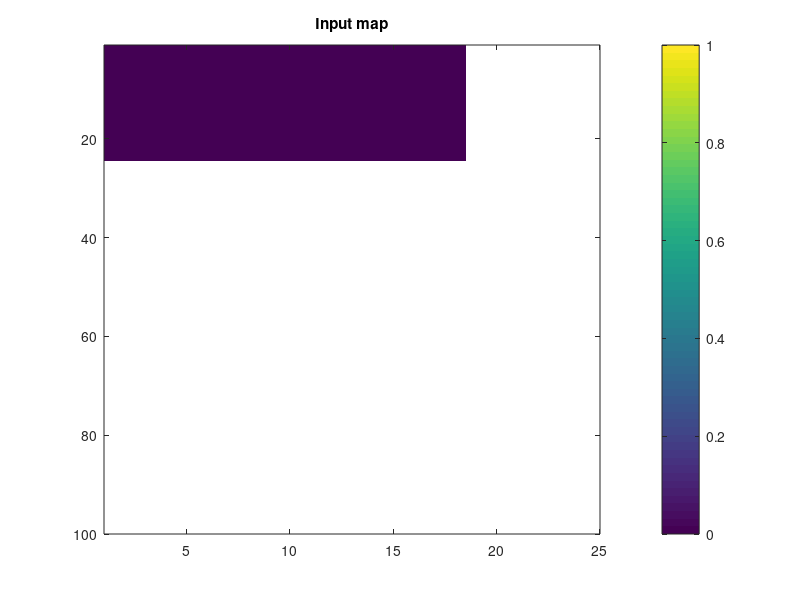

Source code (MATLAB): (Note: this script raises an error after producing the figure.)
close all; clc; clear all; clear hidden;

%% UN-REMARK EACH SECTION BELOW AND RUN SEPARATELY
% %-----------------
% % define a binary map
% colmax = 25; romax = 100; 
% inMap = ones(randi([1,colmax],1,1), randi([1,romax],1,1));
% size(inMap)
% 
% % plot the input map
% figure; imagesc(inMap); colorbar; caxis([0 1]); 
% xlim([1 colmax]); ylim([1 romax]); 
% title('Input map')
% 
% % pad the map
% outMap = autoPad(inMap,1,'zeros');
% size(outMap)
% 
% % plot the padded map
% figure; imagesc(outMap); colorbar; caxis([0 1]); 
% % xlim([1 100]); ylim([1 50]);
% title('Padded map')
% %-----------------



%-----------------
% define a binary map
colmax = 25; romax = 100; 
inMap = zeros(randi([1,colmax],1,1), randi([1,romax],1,1));
size(inMap)

% plot the input map
figure; imagesc(inMap); colorbar; caxis([0 1]); 
xlim([1 colmax]); ylim([1 romax]); 
title('Input map')

% pad the map
outMap = autoPad(inMap,1,'ones');
size(outMap)

% plot the padded map
figure; imagesc(outMap); colorbar; caxis([0 1]); 
% xlim([1 100]); ylim([1 50]);
title('Padded map')
%-----------------
